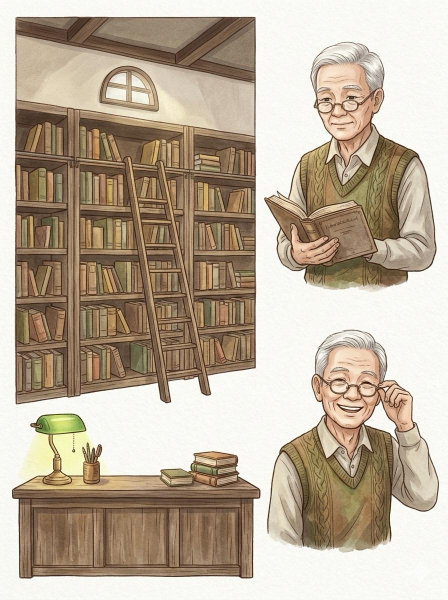
#> input picture src/vi_1127/bookshop.jpg, 896 x 1200 px, found by its file name (shown at 1/2 size)
$ python cut_bookshop.py
#> lines starting #> are read from the running program, lines starting #| are printed output that depends on the picture; after the words box and inside, x2 and y2 are one past the last pixel; in counts of white or black regions, pixels touching at a corner belong together
# Vi's sheet 27/11 (src/vi_1127/bookshop.jpg): the old bookshop at the end of the alley (route 6, Ông Khải).
# bookshop_bg = the shelves wall (a painted rectangle), bookshop_desk = desk + green lamp + books, khai_read / khai_smile.
import sys
import cv2, numpy as np
G = sys.argv[1] if len(sys.argv) > 1 else '.'
A = f'{G}/assets'
im = cv2.imread(f'{G}/src/vi_1127/bookshop.jpg')
#> im is the input picture: shape (1200, 896, 3); mean B, G, R 154.6, 173.4, 187.7
g = cv2.cvtColor(im, cv2.COLOR_BGR2GRAY); hsv = cv2.cvtColor(im, cv2.COLOR_BGR2HSV)
#> after `g = cv2.cvtColor(im, cv2.COLOR_BGR2GRAY)`:
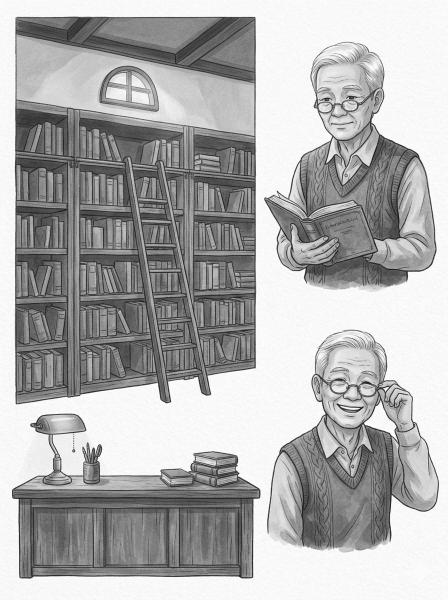
#> g: shape (1200, 896) (shown at 1/2 size); min 8, max 255, mean 175.5
#> after `hsv = cv2.cvtColor(im, cv2.COLOR_BGR2HSV)`: hsv: shape (1200, 896, 3); mean H, S, V 22, 61.2, 188.1
FG = ((g < 228) | (hsv[..., 1] > 30)).astype(np.uint8) * 255
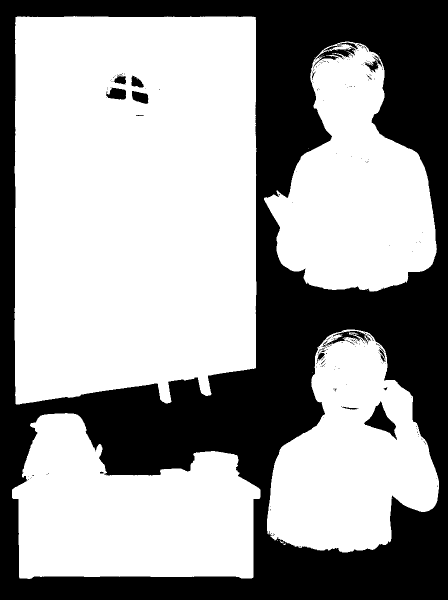
#> FG: shape (1200, 896) (shown at 1/2 size); 62.4% white; 204 black regions (178 under 20 px), largest, box (x1, y1, x2, y2) and area: (0, 0, 896, 1200) 397450, (728, 802, 794, 880) 1929, (626, 94, 712, 137) 930


def save(name, box, close=7):
    x0, y0, x1, y1 = box
    m = cv2.morphologyEx(FG[y0:y1, x0:x1], cv2.MORPH_CLOSE, np.ones((close, close), np.uint8))
    cnts, _ = cv2.findContours(m, cv2.RETR_EXTERNAL, cv2.CHAIN_APPROX_SIMPLE)
    big = max(cv2.contourArea(c) for c in cnts)
    keep = np.zeros_like(m); cv2.drawContours(keep, [c for c in cnts if cv2.contourArea(c) > big * 0.03], -1, 255, -1)
    m = cv2.GaussianBlur(keep, (3, 3), 0)
    out = cv2.cvtColor(im[y0:y1, x0:x1], cv2.COLOR_BGR2BGRA); out[..., 3] = m
    ys, xs = np.where(m > 20); out = out[ys.min():ys.max() + 1, xs.min():xs.max() + 1]
    cv2.imwrite(f'{A}/{name}.png', out); print(name, out.shape[1], out.shape[0])


# the wall is a full rectangle: plain crop inside its ink border
cv2.imwrite(f'{G}/src/bookshop_bg.jpg', im[38:802, 34:508], [cv2.IMWRITE_JPEG_QUALITY, 94]); print('bookshop_bg', 474, 764)
#> after `cv2.imwrite(f'{G}/src/bookshop_bg.jpg', im[38:802, 34:508], [cv2.IMWRI`:
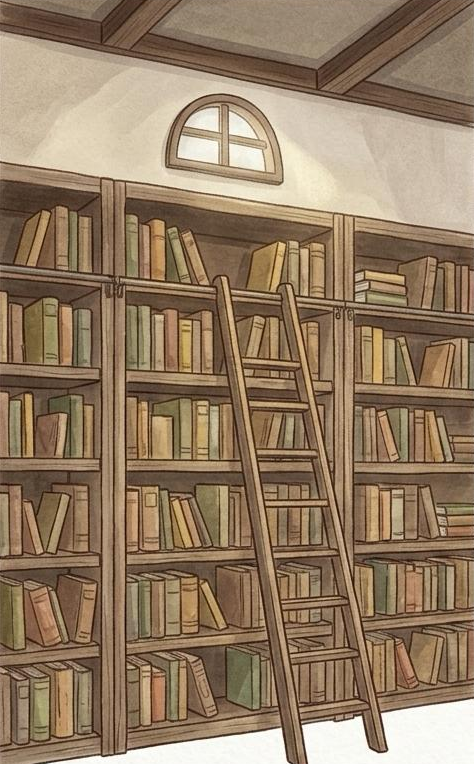
#> saved as bookshop_bg.jpg: shape (764, 474, 3); mean B, G, R 99.8, 124.9, 147.5
#| bookshop_bg 474 764
save('bookshop_desk', (20, 815, 525, 1160))
#> in save, `m = cv2.morphologyEx(FG[y0:y1, x0:x1], cv2.MORPH_CLOSE, np.ones((close..`:
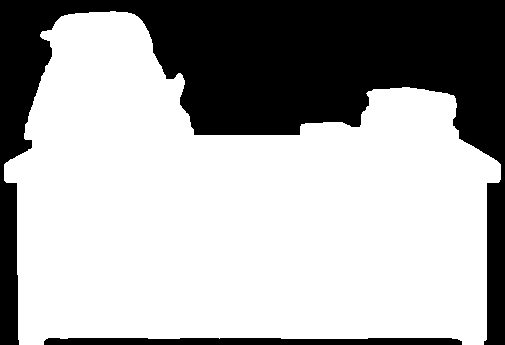
#> m: shape (345, 505); 66.7% white; 2 black regions
#> in save, `cnts, _ = cv2.findContours(m, cv2.RETR_EXTERNAL, cv2.CHAIN_APPROX_SIMP..`: cnts = 1 contour; box (x1, y1, x2, y2) and area: (4, 11, 501, 345) 115458
#> in save, `big = max(cv2.contourArea(c) for c in cnts)`: big = 115458.5
#| bookshop_desk 499 335
save('khai_read', (525, 75, 880, 590))
#> call 2 of save, with name = 'khai_read', box = (525, 75, 880, 590), close = 7
#> in save (call 2), `m = cv2.morphologyEx(FG[y0:y1, x0:x1], cv2.MORPH_CLOSE, np.ones((close..`:
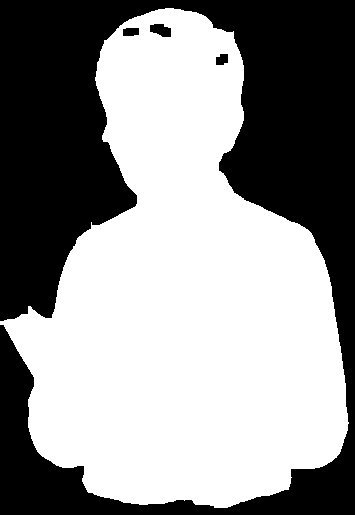
#> m: shape (515, 355); 57.4% white; 4 black regions
#> in save (call 2), `cnts, _ = cv2.findContours(m, cv2.RETR_EXTERNAL, cv2.CHAIN_APPROX_SIMP..`: cnts = 1 contour; box (x1, y1, x2, y2) and area: (0, 8, 349, 508) 104670
#> in save (call 2), `big = max(cv2.contourArea(c) for c in cnts)`: big = 104670.5
#> in save (call 2), `cv2.drawContours(keep, [c for c in cnts if cv2.contourArea(c) > big * `: keep: shape (515, 355); 57.7% white; 1 black region, box (x1, y1, x2, y2) and area: (0, 0, 355, 515) 77426
#| khai_read 350 502
save('khai_smile', (525, 630, 880, 1160))
#> call 3 of save, with name = 'khai_smile', box = (525, 630, 880, 1160), close = 7
#> in save (call 3), `m = cv2.morphologyEx(FG[y0:y1, x0:x1], cv2.MORPH_CLOSE, np.ones((close..`:
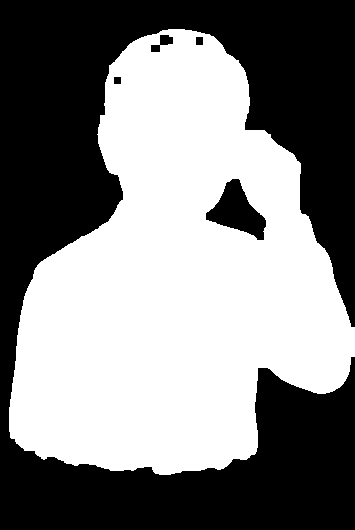
#> m: shape (530, 355); 51.4% white; 5 black regions
#> in save (call 3), `cnts, _ = cv2.findContours(m, cv2.RETR_EXTERNAL, cv2.CHAIN_APPROX_SIMP..`: cnts = 1 contour; box (x1, y1, x2, y2) and area: (9, 29, 355, 475) 98130
#> in save (call 3), `big = max(cv2.contourArea(c) for c in cnts)`: big = 98129.5
#> in save (call 3), `cv2.drawContours(keep, [c for c in cnts if cv2.contourArea(c) > big * `: keep: shape (530, 355); 52.5% white; 1 black region, box (x1, y1, x2, y2) and area: (0, 0, 355, 530) 89349
#> in save (call 3), `out = out[ys.min():ys.max() + 1, xs.min():xs.max() + 1]`:
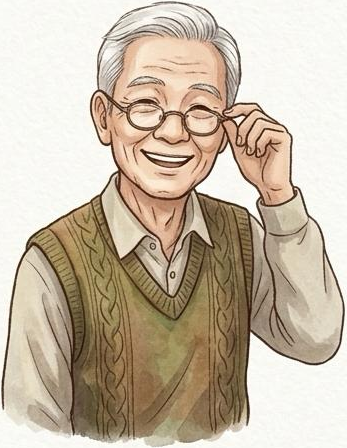
#> out: shape (448, 347, 4); mean B, G, R, A 167.1, 186.1, 199.8, 162.1
#| khai_smile 347 448

$ run again, with src/vi_1127/album_pages.jpg copied over src/vi_1127/bookshop.jpg
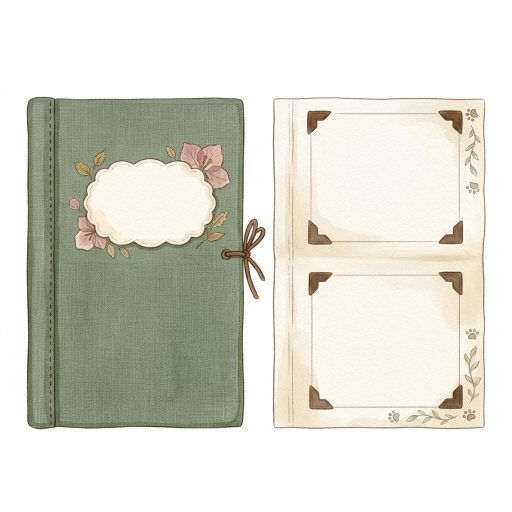
#> input picture src/vi_1127/album_pages.jpg, 1024 x 1024 px, found by its file name (shown at 1/2 size)
#> im is the input picture: shape (1024, 1024, 3); mean B, G, R 210.1, 220.9, 220.6
#> hsv: shape (1024, 1024, 3); mean H, S, V 18.2, 19.6, 223.3
#> `FG = ((g < 228) | (hsv[..., 1] > 30)).astype(np.uint8) * 255`:
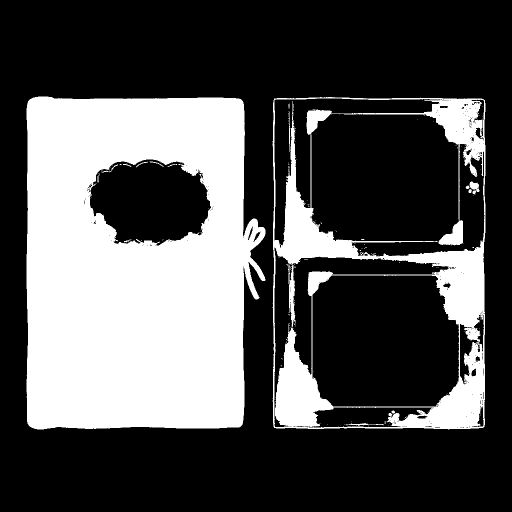
#> FG: shape (1024, 1024) (shown at 1/2 size); 31.7% white; 137 white regions (121 under 20 px), largest, box (x1, y1, x2, y2) and area: (53, 193, 531, 859) 257502, (545, 194, 971, 859) 73778, (939, 363, 959, 389) 297
#| bookshop_bg 474 764
#> cnts = 1 contour; box (x1, y1, x2, y2) and area: (34, 0, 468, 44) 17280
#> big = 17279.5
#> ys = 18244 values from 0 to 44; xs = 18244 values, max 468 at index 435, min 33 at index 0, mean 249.5
#| bookshop_desk 436 45
#> cnts = 6 contours, 2 with area under 20; largest, box (x1, y1, x2, y2) and area: (20, 119, 355, 515) 41280, (90, 468, 355, 515) 1804, (0, 379, 6, 404) 86, (0, 471, 6, 487) 45
#> keep: shape (515, 355); 24.4% white; 2 white regions, box (x1, y1, x2, y2) and area: (20, 119, 355, 515) 42558, (90, 468, 355, 515) 2137
#| khai_read 336 397
#> cnts = 1 contour; box (x1, y1, x2, y2) and area: (20, 0, 355, 228) 23556
#> big = 23556.5
#> keep: shape (394, 355); 17.4% white; 1 white region, box (x1, y1, x2, y2) and area: (20, 0, 355, 228) 24351
#> in save (call 3), `out = out[ys.min():ys.max() + 1, xs.min():xs.max() + 1]`:
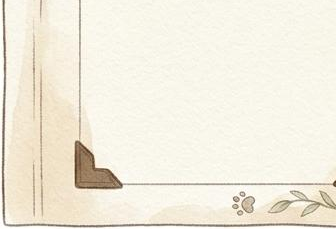
#> out: shape (229, 336, 4); mean B, G, R, A 222.3, 237, 242.2, 80.7
#| khai_smile 336 229

$ run again, with src/vi_1127/alley_map.jpg copied over src/vi_1127/bookshop.jpg
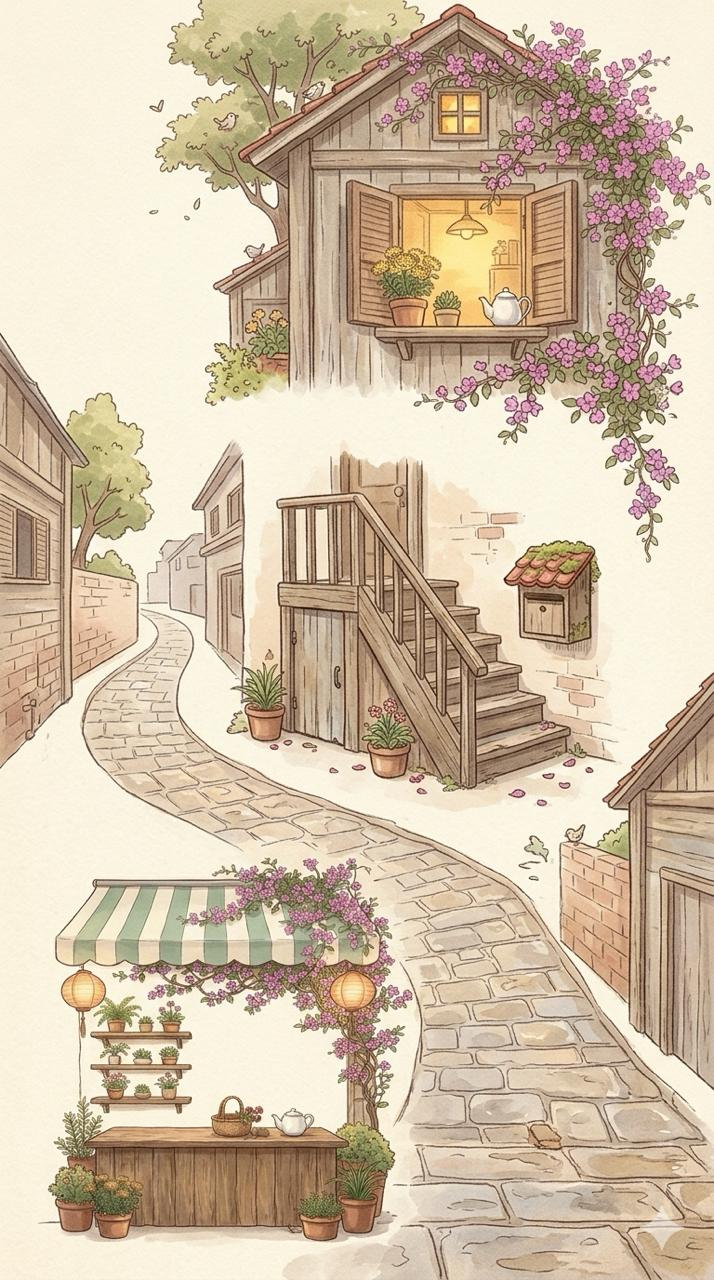
#> input picture src/vi_1127/alley_map.jpg, 714 x 1280 px, found by its file name
#> im is the input picture: shape (1280, 714, 3); mean B, G, R 167.7, 191.7, 209.8
#> hsv: shape (1280, 714, 3); mean H, S, V 22.6, 57.7, 209.9
#> `FG = ((g < 228) | (hsv[..., 1] > 30)).astype(np.uint8) * 255`:
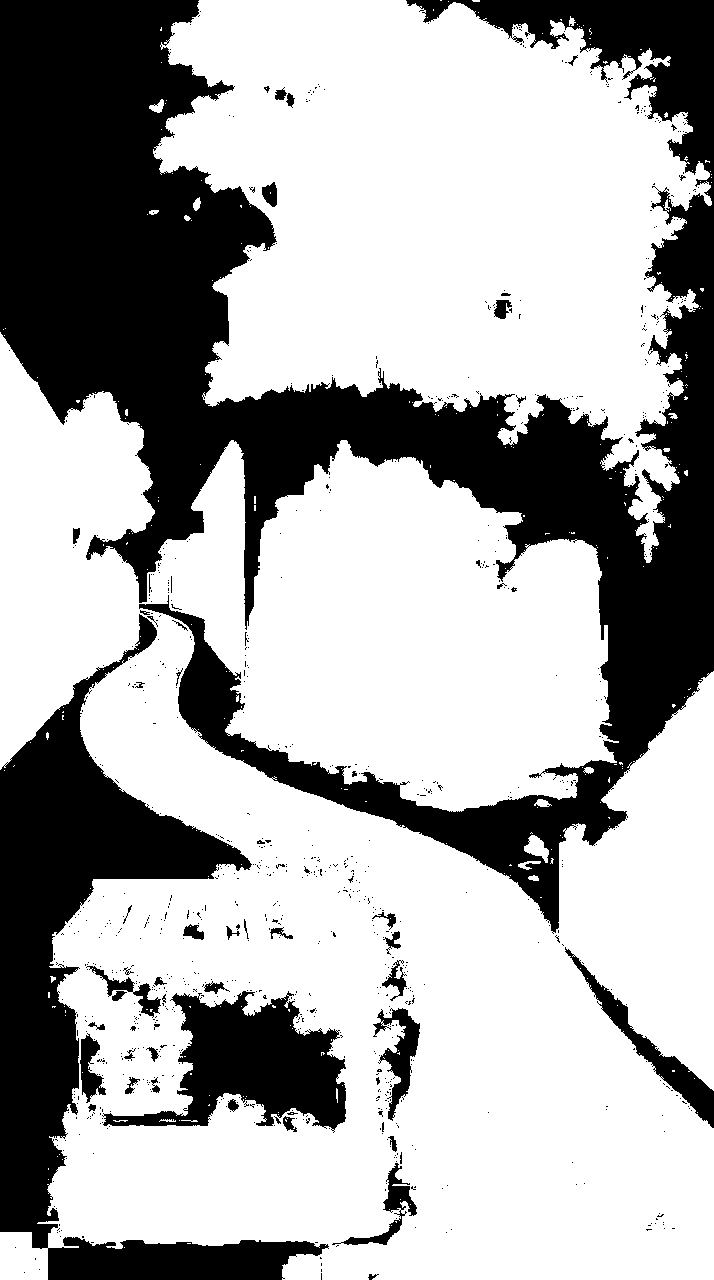
#> FG: shape (1280, 714); 67.3% white; 921 black regions (866 under 20 px), largest, box (x1, y1, x2, y2) and area: (0, 0, 714, 934) 211527, (0, 614, 329, 1280) 57213, (102, 991, 346, 1133) 16756
#| bookshop_bg 474 764
#> cnts = 5 contours, 3 with area under 20; largest, box (x1, y1, x2, y2) and area: (29, 0, 505, 345) 142326, (489, 47, 505, 54) 25
#> big = 142326.5
#> keep: shape (345, 505); 82.2% white; 2 black regions, box (x1, y1, x2, y2) and area: (0, 0, 230, 345) 26069, (365, 0, 505, 73) 4937
#| bookshop_desk 477 345
#> cnts = 11 contours, 9 with area under 20; largest, box (x1, y1, x2, y2) and area: (0, 0, 189, 488) 56113, (0, 457, 77, 515) 3516
#> keep: shape (515, 189); 62.4% white; 3 black regions, box (x1, y1, x2, y2) and area: (0, 122, 189, 515) 32682, (126, 0, 189, 96) 3885, (184, 113, 189, 123) 47
#| khai_read 189 515
#> cnts = 4 contours, 3 with area under 20; largest, box (x1, y1, x2, y2) and area: (0, 0, 189, 530) 79382
#> big = 79382
#> keep: shape (530, 189); 80.5% white; 6 black regions, box (x1, y1, x2, y2) and area: (75, 0, 189, 134) 10202, (0, 131, 101, 228) 4587, (63, 346, 189, 496) 3171, (0, 233, 34, 299) 1485, (0, 223, 7, 231) 53, (0, 240, 4, 247) 28
#> in save (call 3), `out = cv2.cvtColor(im[y0:y1, x0:x1], cv2.COLOR_BGR2BGRA)`:
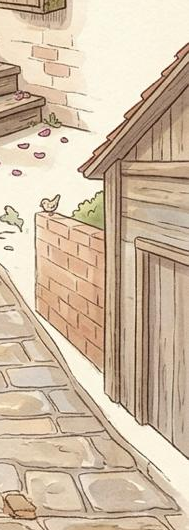
#> out: shape (530, 189, 4); mean B, G, R, A 164.3, 188.1, 208.2, 255
#| khai_smile 189 530
